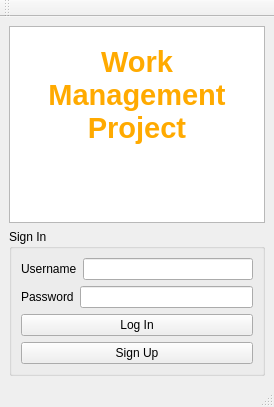
<?xml version="1.0" encoding="UTF-8"?>
<ui version="4.0">
 <class>MainWindow</class>
 <widget class="QMainWindow" name="MainWindow">
  <property name="enabled">
   <bool>true</bool>
  </property>
  <property name="geometry">
   <rect>
    <x>0</x>
    <y>0</y>
    <width>274</width>
    <height>407</height>
   </rect>
  </property>
  <property name="maximumSize">
   <size>
    <width>988</width>
    <height>16777215</height>
   </size>
  </property>
  <property name="windowTitle">
   <string>MainWindow</string>
  </property>
  <widget class="QWidget" name="centralwidget">
   <layout class="QVBoxLayout" name="verticalLayout_2">
    <item>
     <widget class="QTextEdit" name="textEdit">
      <property name="html">
       <string>&lt;!DOCTYPE HTML PUBLIC &quot;-//W3C//DTD HTML 4.0//EN&quot; &quot;http://www.w3.org/TR/REC-html40/strict.dtd&quot;&gt;
&lt;html&gt;&lt;head&gt;&lt;meta name=&quot;qrichtext&quot; content=&quot;1&quot; /&gt;&lt;meta charset=&quot;utf-8&quot; /&gt;&lt;style type=&quot;text/css&quot;&gt;
p, li { white-space: pre-wrap; }
hr { height: 1px; border-width: 0; }
li.unchecked::marker { content: &quot;\2610&quot;; }
li.checked::marker { content: &quot;\2612&quot;; }
&lt;/style&gt;&lt;/head&gt;&lt;body style=&quot; font-family:'Segoe UI'; font-size:9pt; font-weight:400; font-style:normal;&quot;&gt;
&lt;p align=&quot;center&quot; style=&quot;-qt-paragraph-type:empty; margin-top:0px; margin-bottom:0px; margin-left:0px; margin-right:0px; -qt-block-indent:0; text-indent:0px;&quot;&gt;&lt;br /&gt;&lt;/p&gt;
&lt;p align=&quot;center&quot; style=&quot; margin-top:0px; margin-bottom:0px; margin-left:0px; margin-right:0px; -qt-block-indent:0; text-indent:0px;&quot;&gt;&lt;span style=&quot; font-size:22pt; font-weight:700; color:#ffaa00;&quot;&gt;Work Management Project&lt;/span&gt;&lt;/p&gt;&lt;/body&gt;&lt;/html&gt;</string>
      </property>
     </widget>
    </item>
    <item>
     <widget class="QGroupBox" name="groupBox">
      <property name="title">
       <string>Sign In</string>
      </property>
      <layout class="QVBoxLayout" name="verticalLayout">
       <item>
        <layout class="QHBoxLayout" name="horizontalLayout">
         <item>
          <widget class="QLabel" name="label_username">
           <property name="text">
            <string>Username</string>
           </property>
          </widget>
         </item>
         <item>
          <widget class="QLineEdit" name="lineEdit_username"/>
         </item>
        </layout>
       </item>
       <item>
        <layout class="QHBoxLayout" name="horizontalLayout_2">
         <item>
          <widget class="QLabel" name="label_password">
           <property name="text">
            <string>Password</string>
           </property>
          </widget>
         </item>
         <item>
          <widget class="QLineEdit" name="lineEdit_password"/>
         </item>
        </layout>
       </item>
       <item>
        <widget class="QPushButton" name="pushButton_login">
         <property name="text">
          <string>Log In</string>
         </property>
        </widget>
       </item>
       <item>
        <widget class="QPushButton" name="pushButton_signup">
         <property name="text">
          <string>Sign Up</string>
         </property>
        </widget>
       </item>
      </layout>
     </widget>
    </item>
   </layout>
  </widget>
  <widget class="QMenuBar" name="menubar">
   <property name="geometry">
    <rect>
     <x>0</x>
     <y>0</y>
     <width>274</width>
     <height>21</height>
    </rect>
   </property>
  </widget>
  <widget class="QStatusBar" name="statusBar"/>
  <widget class="QToolBar" name="toolBar">
   <property name="windowTitle">
    <string>toolBar</string>
   </property>
   <attribute name="toolBarArea">
    <enum>TopToolBarArea</enum>
   </attribute>
   <attribute name="toolBarBreak">
    <bool>false</bool>
   </attribute>
  </widget>
 </widget>
 <resources/>
 <connections/>
</ui>
